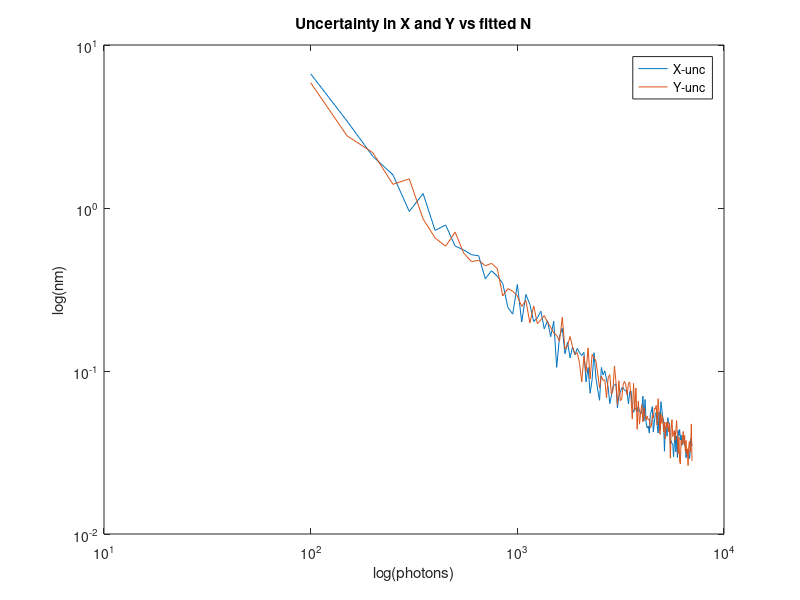
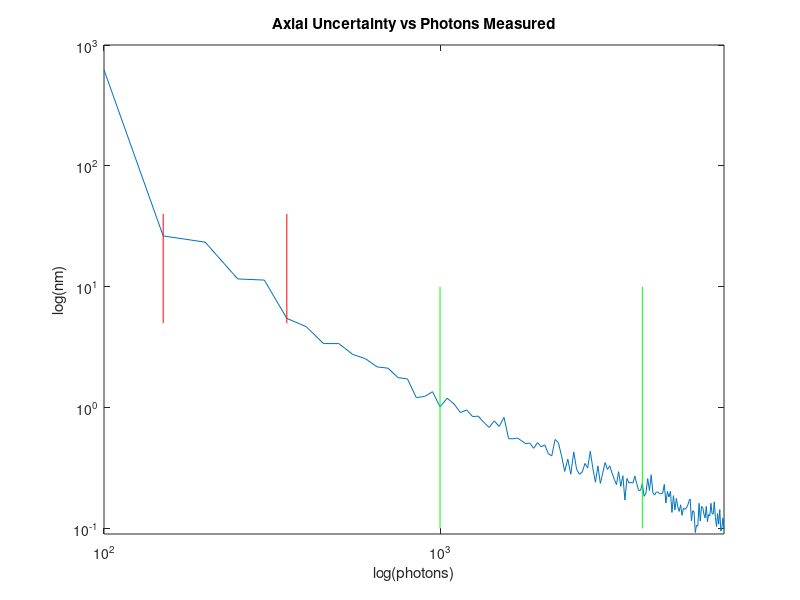

These charts were generated, in order, by the following MATLAB code:
%%%%%%%%%%%%%%%%%%%%%%%%%%%%%%%%%%%%%%%%%%%%%%%%%%%%%%%%%%%%%%%%%%%%%%%%%%%
% Sim viewer
%
% View the results of a sim
%
%
%
%%%%%%%%%%%%%%%%%%%%%%%%%%%%%%%%%%%%%%%%%%%%%%%%%%%%%%%%%%%%%%%%%%%%%%%%%%%
clearvars; close all; clc;
load('recent_sim.mat');

% for i = 1:op
    xd = (xfa - xf0);
    sxd = sum(xd.^2,1)./(numel(xd(:,1)) - 1);
    mx = mean(sxd,1);
    yd = (yfa - yf0);
    syd = sum(yd.^2,1)./(numel(yd(:,1)) - 1);
    my = mean(syd,1);
    zd = (zfa - zf0);
    szd = sum(zd.^2,1)./(numel(zd(:,1)) - 1);
    mz = mean(szd,1);
% end

% Build gaussians

plot(Ns,mx*128);
hold on
plot(Ns,my*128);
hold off
legend('X-unc','Y-unc');
set(gca,'Xscale','log');
set(gca,'Yscale','log');
xlabel('log(photons)');
ylabel('log(nm)');
title('Uncertainty in X and Y vs fitted N')
figure
plot(Ns,mz*1000);
set(gca,'Xscale','log');
set(gca,'Yscale','log');

a = polyfit(log(Ns(5:end)),log(mz(5:end)*1000),1);
hold on
plot([150 150],[5 40],'r');
plot([350 350],[5 40],'r');
plot([1000 1000],[0.1 10],'g');
plot([4000 4000],[0.1 10],'g');
ylim([0.09 1000]);
xlim([100 7000]);
xlabel('log(photons)');
ylabel('log(nm)');
title('Axial Uncertainty vs Photons Measured');
hold off